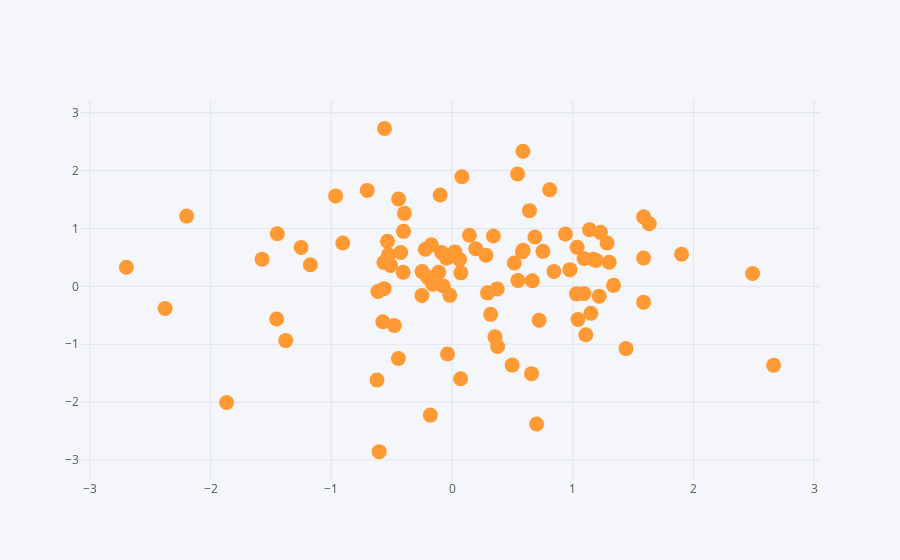

The notebook cell saved with this chart:
### Code cell
df1.iplot(kind = 'scatter', x = 'A', y = 'B', mode = 'markers', size = 15)
